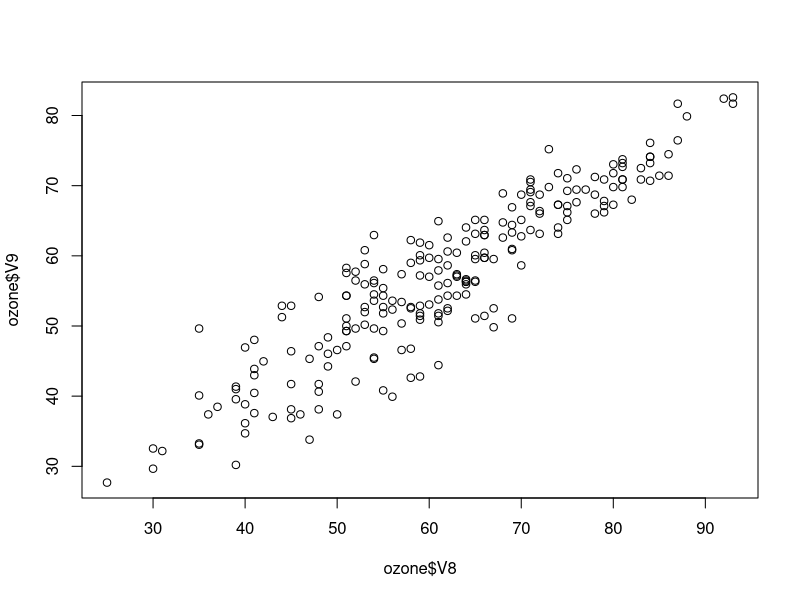
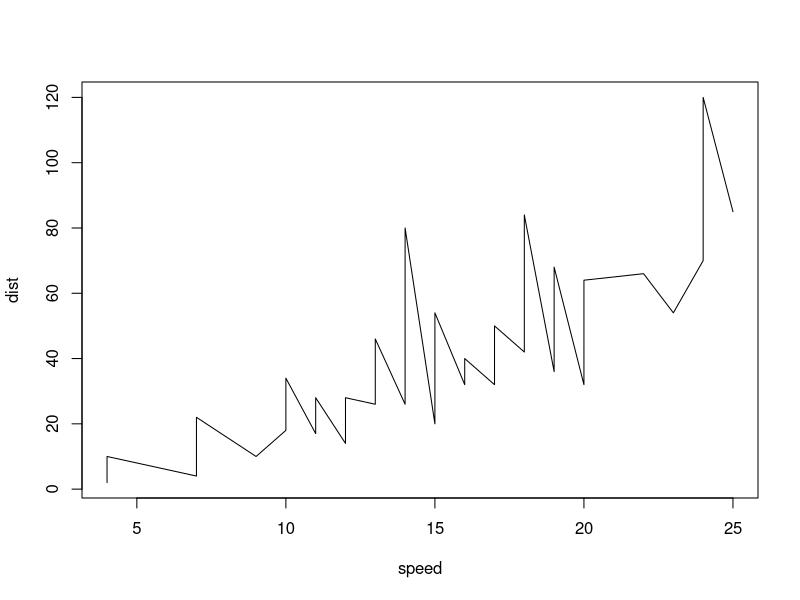
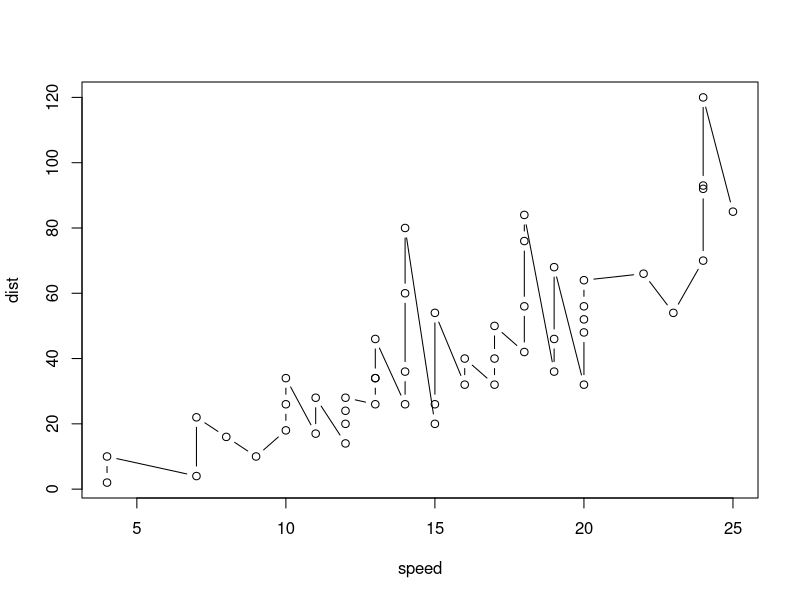
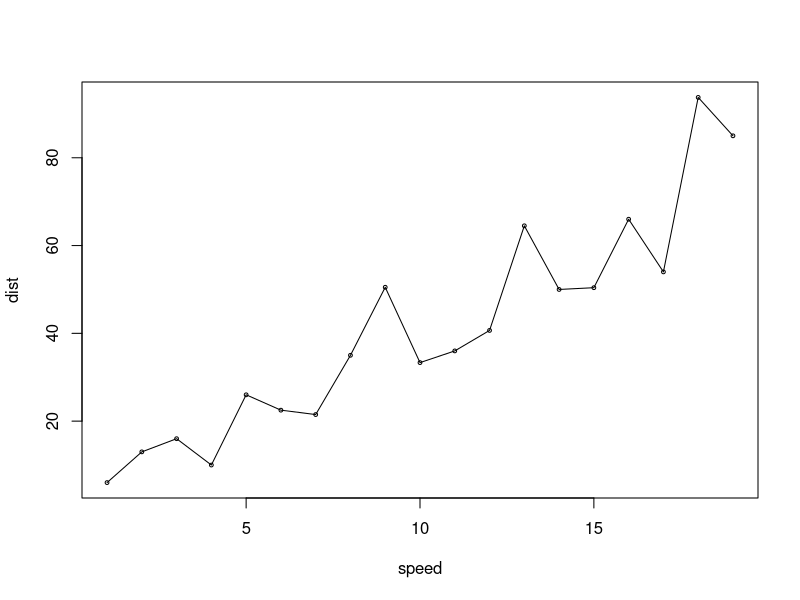
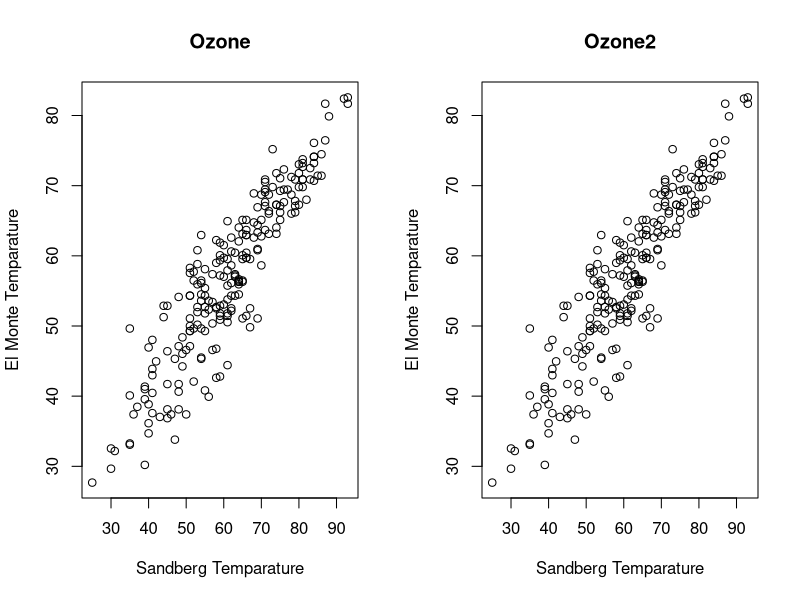
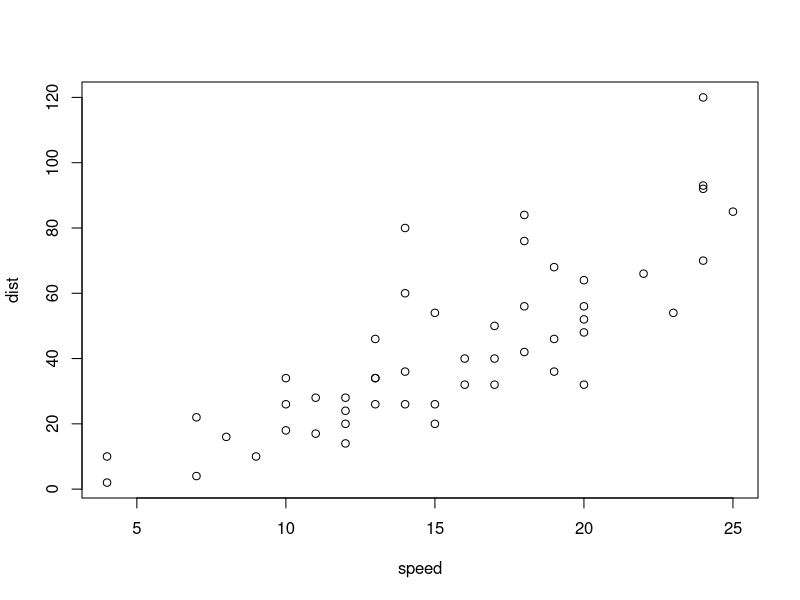
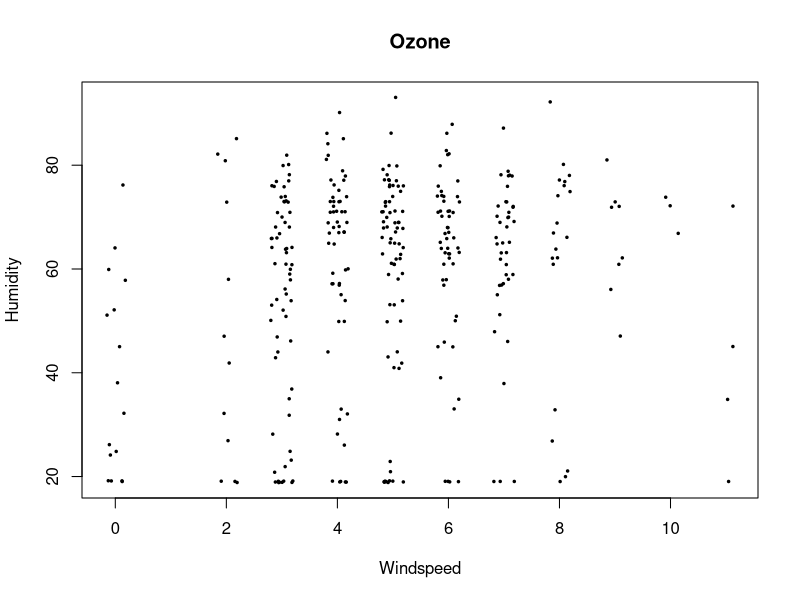
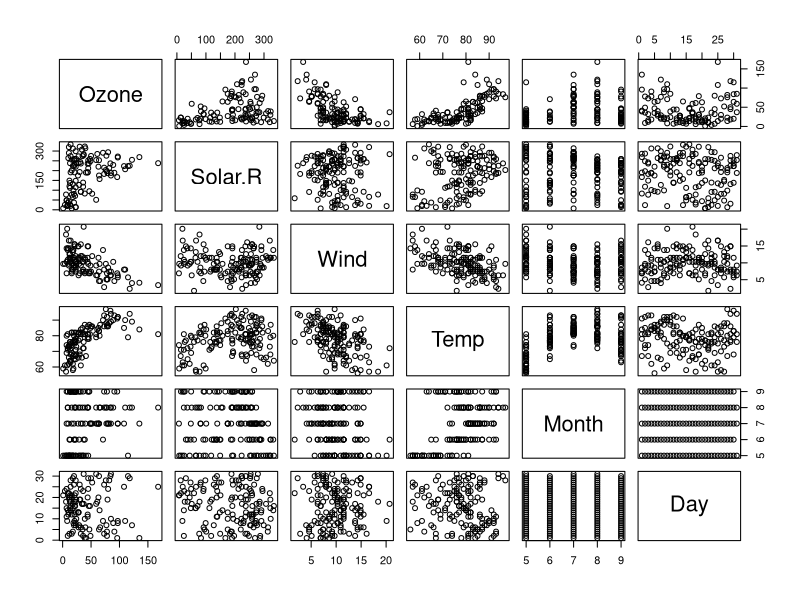

These figures' R source, in order:
ozone <- read.csv("./Ozone.csv")
plot(ozone$V8, ozone$V9)

data(cars)
head(cars)

plot(cars, type="l")
plot(cars, type="b")

plot(tapply(cars$dist, cars$speed, mean), type="o", cex=0.5, xlab="speed", ylab="dist")

opar <- par(mfrow=c(1,2))
plot(ozone$V8, ozone$V9, xlab='Sandberg Temparature', ylab='El Monte Temparature', main='Ozone')
plot(ozone$V8, ozone$V9, xlab='Sandberg Temparature', ylab='El Monte Temparature', main='Ozone2')
par(opar)
plot(cars)

par(mfrow=c(1,2))
par()
par(mfrow=c(1,1))

# jitter
plot(jitter(ozone$V6), jitter(ozone$V7), xlab="Windspeed", ylab="Humidity", main="Ozone",pch=20, cex=.5)


## Lab1

# airquality 데이터 집합을 사용하여 다음을 수행하시오.
plot(airquality)
# x축을 Temp, y축을 Ozone으로 해서 산포도를 그리시오.
plot(airquality$Temp, airquality$Ozone)

# x축 이름을 Temp, y축 이름을 Ozone 으로 바꾸시오.
plot(airquality$Temp, airquality$Ozone, xlab='Temp', ylab='Ozone')
# 그래프 제목은 “Relationship between Temp and Ozone”으로 바꾸시오.
plot(airquality$Temp, airquality$Ozone, xlab='Temp', ylab='Ozone', main='Relationship between Temp and Ozone')

# 점의 종류를 삼각형으로 바꾸시오.
plot(airquality$Temp, airquality$Ozone, xlab='Temp', ylab='Ozone', main='Relationship between Temp and Ozone', pch=2)
# 점의 크기를 두 배로 하시오.
plot(airquality$Temp, airquality$Ozone, xlab='Temp', ylab='Ozone', main='Relationship between Temp and Ozone', pch=2, cex=2)

# 점의 색을 보라색으로 바꾸시오.
plot(airquality$Temp, airquality$Ozone, xlab='Temp', ylab='Ozone', main='Relationship between Temp and Ozone', pch=2, cex=2, col='violet')

# Temp의 최소값, 최대값을 확인하시오.
min(airquality$Temp, na.rm=TRUE) # 56
max(airquality$Temp, na.rm=TRUE) # 97

# Ozone의 최소값, 최대값을 확인하시오.
min(airquality$Ozone, na.rm=TRUE) # 1
max(airquality$Ozone, na.rm=TRUE) # 168

# Temp의 범위를 50부터 100으로 조정하시오.
plot(airquality$Temp, airquality$Ozone, xlab='Temp', ylab='Ozone', main='Relationship between Temp and Ozone', pch=2, cex=2, col='violet', xlim=c(50, 100))
# Ozone의 범위를 0부터 170으로 조정하시오.
plot(airquality$Temp, airquality$Ozone, xlab='Temp', ylab='Ozone', main='Relationship between Temp and Ozone', pch=2, cex=2, col='violet', xlim=c(50, 100), ylim=c(0, 170))

# 그래프에 점과 선이 중첩되도록 수정하시오.
plot(airquality$Temp, airquality$Ozone, xlab='Temp', ylab='Ozone', main='Relationship between Temp and Ozone', pch=2, cex=2, col='violet', xlim=c(50, 100), ylim=c(0, 170), type='o')

# 추세를 보기 위해서 동일한 Temp 값에 대하여 평균을 구하여 그래프를 구하시오.
plot(tapply(airquality$Temp, airquality$Ozone, mean), xlab='Temp', ylab='Ozone', main='Relationship between Temp and Ozone', type='o')

# 선 유형을 점선(dashed)으로 변경하시오.
plot(tapply(airquality$Temp, airquality$Ozone, mean), xlab='Temp', ylab='Ozone', main='Relationship between Temp and Ozone', type='o', lty="dashed")

# x축은 Temp, y축은 Solar.R로 해서 앞서 만든 그래프와 유사 한 그래프를 만들고 한 화면(1행 2열)에 출력하시오.
par(mfrow=c(1,2))
plot(tapply(airquality$Temp, airquality$Ozone, mean), xlab='Temp', ylab='Ozone', main='Relationship between Temp and Ozone', type='o', lty="dashed")
plot(tapply(airquality$Temp, airquality$Solar.R, mean), xlab='Temp', ylab='Solar.R', main='Relationship between Temp and Solar.R', type='o', lty="dashed")

# x축은 Temp, y축은 Wind로 해서, x축 이름, y축 이름, 제목을 부여해서 그래프를 만드시오.
# Reset mfrow
par(mfrow=c(1,1))
plot(airquality$Temp, airquality$Wind, xlab='Temp', ylab='Wind', main='Relationship between Temp and Wind')
# 각 값들에 노이즈를 추가하여 그래프를 만드시오.
plot(jitter(airquality$Temp), jitter(airquality$Wind), xlab='Temp', ylab='Wind', main='Relationship between Temp and Wind')
